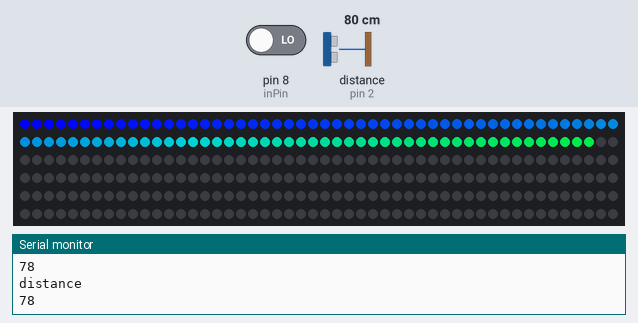
The sketch below on a simulated Arduino Uno, built with avr-gcc and run on an emulated ATmega328P. Parts: 300 RGB LEDs in strip order, left to right, continuing on the next row, the last lines printed to the serial monitor. Wiring (inferred from the names in the program): ultrasonic range finder: trigger pin 3; echo pin 2. The test bench sets the inputs (shaded band); at power-on: distance to the obstacle (sensor on pin 2) 80 cm, pin 8 (inPin) LOW. The echo pulse lasts 58.3 µs per cm.

Above: at 1.2 s.
1.3 s: distance to the obstacle (sensor on pin 2) set to 120 cm
At 3.47 s:
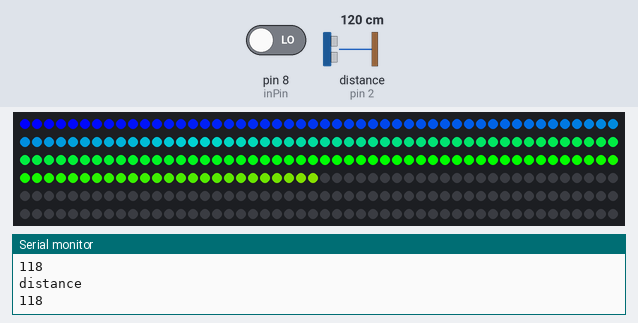
4.3 s: pin 8 (inPin) driven HIGH
At 4.34 s:
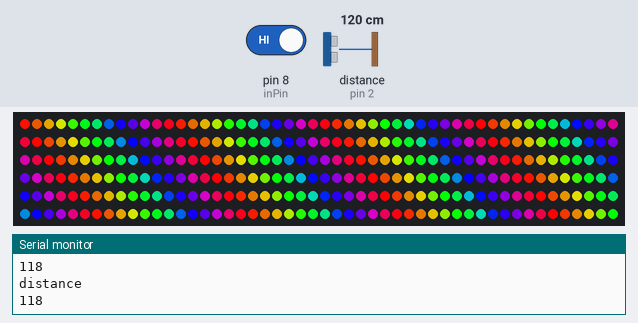

The sketch:

hallway.ino
```cpp
#include <FastLED.h>

// How many leds in your strip?
#define NUM_LEDS 300

#define DATA_PIN 5

// It will not light up just one led, but a bulk of 5 leds
int led_width = 20;

// Define the array of leds
CRGB leds[NUM_LEDS];

// defines pins numbers for sensor
const int trigPin = 3;
const int echoPin = 2;
// defines variables
long duration;
int distance;
int halfwayDistance;
boolean halfway;
int reliabilityCycles;
int offSet;

int halfwayLedIndex;

DEFINE_GRADIENT_PALETTE( heatmap_gp ) {
  0,     0,  0,  255,   // blue
128,   0,  255,  0,   // green
224,   255,0,  0,   // red
255,   255,255,255 }; //full white

CRGBPalette16 myPal = heatmap_gp;

int inPin = 8; // pushbutton connected to digital pin 8
int program = 0;
boolean stillPressed = false;

void setup() {
    // Uncomment/edit one of the following lines for your leds arrangement.
    // ## Clockless types ##
    FastLED.addLeds<NEOPIXEL, DATA_PIN>(leds, NUM_LEDS);  // GRB ordering is assumed
    pinMode(trigPin, OUTPUT); // Sets the trigPin as an Output
    pinMode(echoPin, INPUT); // Sets the echoPin as an Input
    pinMode(inPin, INPUT); // Sets the echoPin as an Input
    Serial.begin(9600); // Starts the serial communication
    halfway = false;
    halfwayDistance = 80;
    // Because of the sometimes unreliable inputs from the distance sensor we want it to be above the halfway point for a number of cycles.
    reliabilityCycles = 4;
    // There is also an offset by how far the distance sensor needs to detect a value.
    offSet = 20;
    halfwayLedIndex = 0;
}

void loop() {
  int buttonPress = digitalRead(inPin);
  if (buttonPress == 1) {
    // The button is pressed. Change the program. as long as the button was not still pressed by the user.
    if (stillPressed == false) {
      // If this is the first time the press is registred, change the program. We define 3 different programs at this point.
      // program 0: The program that the whole project started for. Which is the distance sensor which determines where the leds are shown and what colour they are
      // program 1: The FASTLed rainbow wave with some random settings
      // program 2: Some yellow/white light for normal hallway lighting.
      if (program == 0) {
        program = 1;
      } else if (program == 1) {
        program = 2;
      } else if (program == 2) {
        program = 3;
      } else if (program == 3) {
        program = 4;
      } else if (program == 4) {
        program = 5;
      } else if (program == 5) {
        halfway = false;
        halfwayLedIndex = 0;
        reliabilityCycles = 4;
        program = 0;
      }
    }
    // The button is pressed, so we set the boolean to check this.
    stillPressed = true;
  } else {
    // The button is no longer pressed. Set the boolean to reflect this.
    stillPressed = false;
  }
  if (program == 0) {
    if (halfway == false) {

      // Clears the trigPin
      digitalWrite(trigPin, LOW);
      delayMicroseconds(2);
      // Sets the trigPin on HIGH state for 10 micro seconds
      digitalWrite(trigPin, HIGH);
      delayMicroseconds(10);
      digitalWrite(trigPin, LOW);
      // Reads the echoPin, returns the sound wave travel time in microseconds
      duration = pulseIn(echoPin, HIGH);
      // Calculating the distance
      distance= duration*0.034/2;

      Serial.println("distance");
      Serial.println(distance);

      // Turn the LEDS off.
      for (int led = 0; led < NUM_LEDS; led++) {
        // If the LED was on recently, we don't turn it off
        leds[led] = CRGB::Black;
      }
      // Turn the LEDS on which need to be turned on.
//      for (int i = 0; i < led_width; i++) {
//        if (distance < halfwayDistance + 50) {
          // Here we had a part of the strip following the user
//          int ledIndex = int(distance) - offSet + i;
//          if (ledIndex < 0) {
//            ledIndex = 0;
//          }
//          giveLedColour(ledIndex);
//        }
//      }
      int ledAmount = int(distance) + offSet;
      for (int i = 0; i < ledAmount; i++) {
        giveLedColour(i);
      }

      // If the sensor reliably spots that the user is halfway, it starts a preprogrammed end fase
      // anything above 500 is correctly assumed as invalid.
      if (distance > halfwayDistance && distance < 500) {
        if (reliabilityCycles == 0) {
          halfway = true;
          halfwayLedIndex = halfwayDistance;
          // We also leave the leds around the halfway point on
          for (int i = 20; i < 20; i++) {
            int ledIndex = halfwayDistance - i;
            giveLedColour(ledIndex);
          }
        }
        reliabilityCycles = reliabilityCycles - 1;
      } else {
        reliabilityCycles = 4;
      }
    } else {

        giveLedColour(halfwayLedIndex);
        giveLedColour(halfwayLedIndex+1);
        giveLedColour(halfwayLedIndex+2);
        halfwayLedIndex = halfwayLedIndex + 2;

        // We keep the program running untill the entire strip is lit.
        if (halfwayLedIndex > NUM_LEDS+1) {
          // a delay of a second!
          delay(1000);
          halfway = false;
          halfwayLedIndex = 0;
          reliabilityCycles = 4;
        }
    }
  } else if (program == 1) {
    // simple colour cycle for the led strip
     rainbow_wave(30, 20);                                      // Speed, delta hue values.
  } else if (program == 2) {
      for (int led = 0; led < NUM_LEDS; led++) {
        // If the LED was on recently, we don't turn it off
        leds[led] = CRGB::White;
      }
  } else if (program == 3) {
      for (int led = 0; led < NUM_LEDS; led++) {
        // If the LED was on recently, we don't turn it off
        leds[led] = CRGB::Blue;
      }
  } else if (program == 4) {
      for (int led = 0; led < NUM_LEDS; led++) {
        // If the LED was on recently, we don't turn it off
        leds[led] = CRGB::Green;
      }
  } else if (program == 5) {
      for (int led = 0; led < NUM_LEDS; led++) {
        // If the LED was on recently, we don't turn it off
        leds[led] = CRGB::Red;
      }
  }
  delay(25); /* the lower the value the faster your colors move (and vice versa) */
  FastLED.show();
}

void rainbow_wave(uint8_t thisSpeed, uint8_t deltaHue) {     // The fill_rainbow call doesn't support brightness levels.

  // uint8_t thisHue = beatsin8(thisSpeed,0,255);                // A simple rainbow wave.
 uint8_t thisHue = beat8(thisSpeed,255);                     // A simple rainbow march.

 fill_rainbow(leds, NUM_LEDS, thisHue, deltaHue);            // Use FastLED's fill_rainbow routine.

} // rainbow_wave()

void giveLedColour(int ledIndex) {
  // When the index increases the colour will traverse the spectrum
  // My plan right now is Blue -> Green -> Red -> Yellow
  int colourIndex = ledIndex;
  if (colourIndex > 255) {
    colourIndex = 255;
  }
  leds[ledIndex] = ColorFromPalette(myPal, colourIndex , 255, LINEARBLEND);
}
```

Measured:
- after the input at 1.3 s, the LEDs: first change after 0.08 s (image 1 shows a later state)
- after the input at 4.3 s, the LEDs: first differ from a run without the input at once (image 2)
